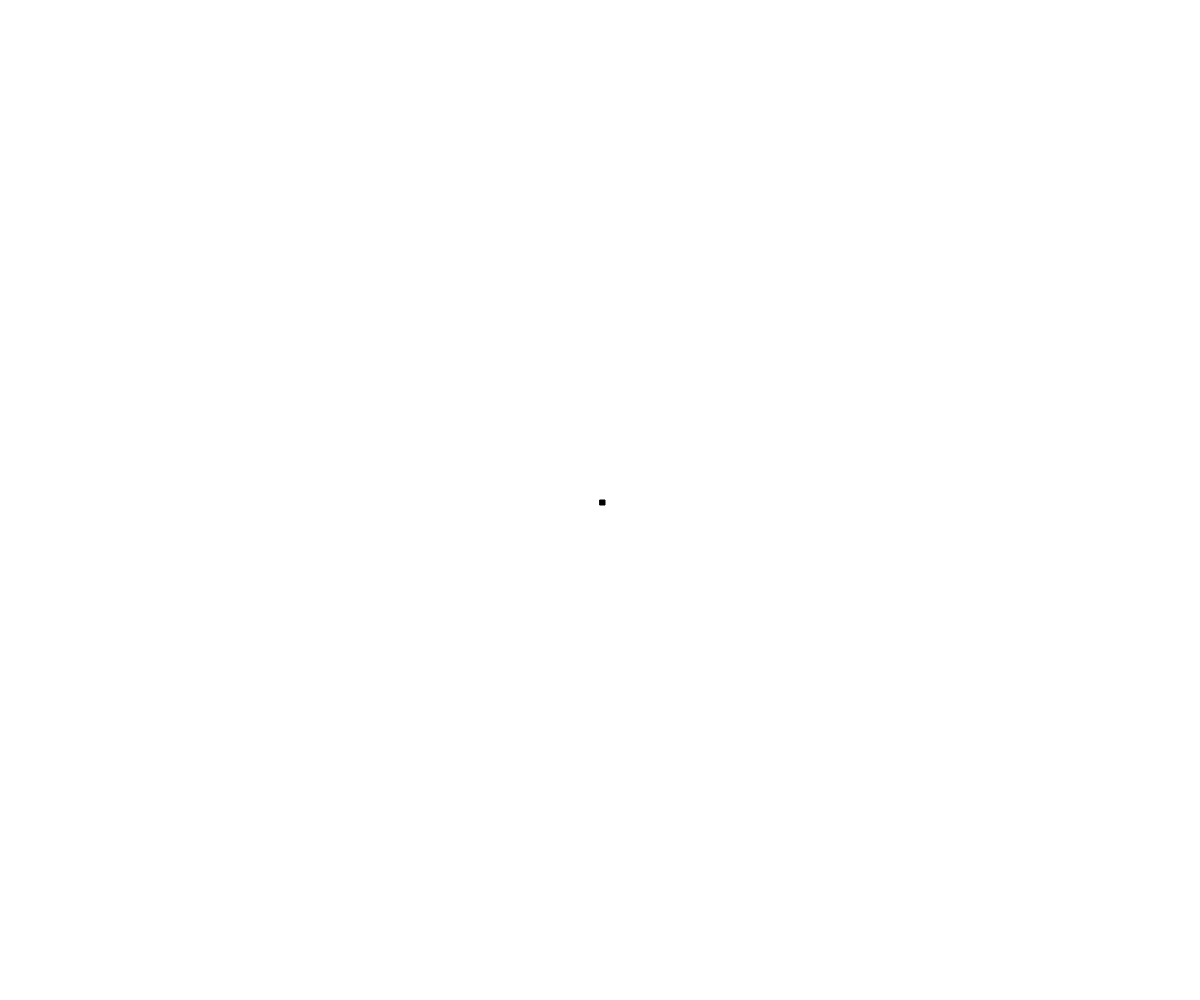
Frame 1 (no input)
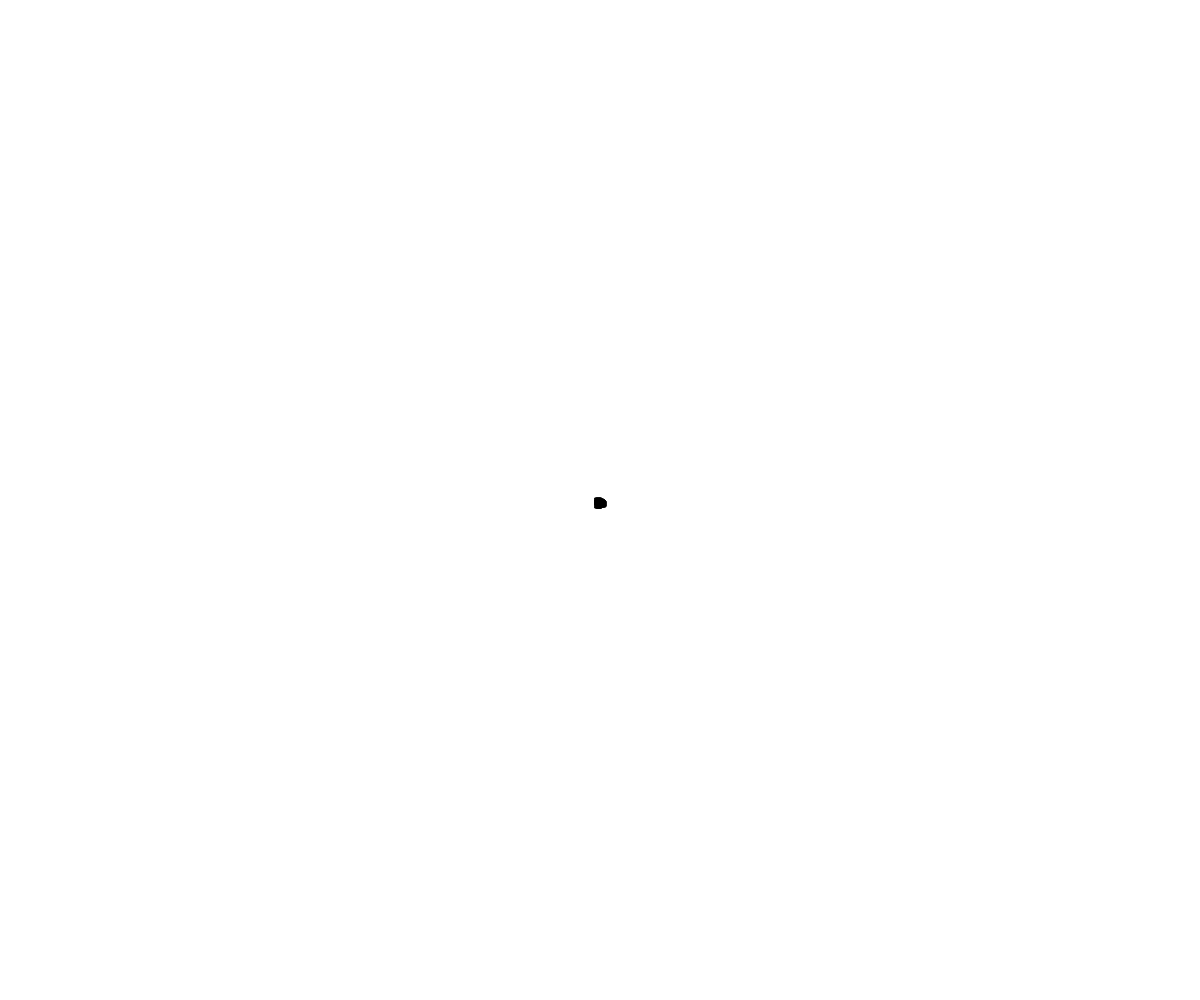
Frame 60 (no input)
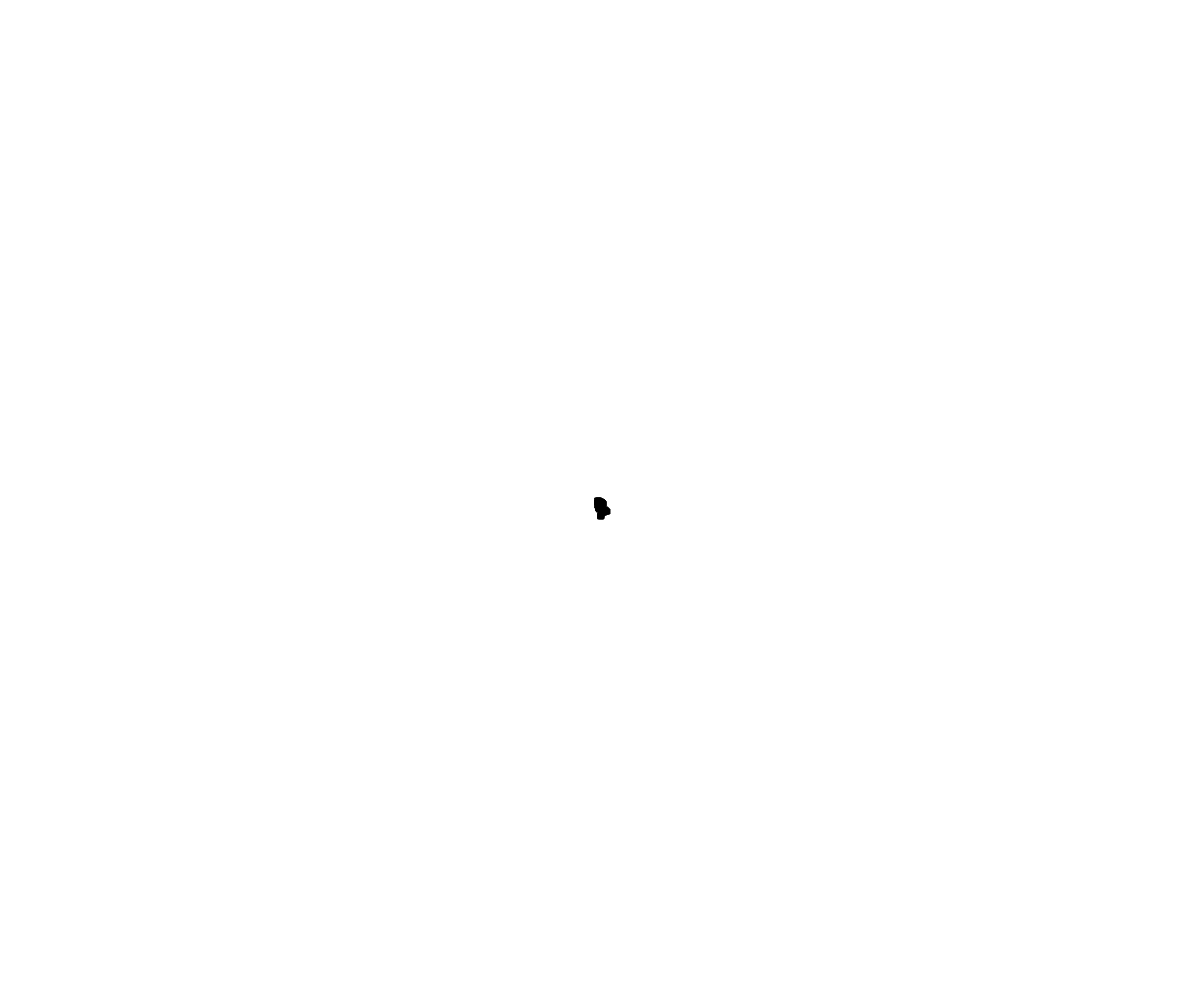
Frame 120 (the mouse pressed at the canvas centre since frame 60)

The p5.js sketch that drew these frames (run headless with seeded random() and noise() and a simulated clock; from frame 60 on, the mouse is pressed at the canvas centre):

// p5.js sketch
// ── sketch.js
// Project Title
// Your Name
// Date
//
// Extra for Experts:
// - describe what you did to take this project "above and beyond"
class Walker {
  constructor(x, y) {
    this.x = x;
    this.y = y;
    this.dx = 1;
    this.dy = 1;
  }

  display() {
    fill(0);
    rect(this.x, this.y, 5, 5);
  }

  update() {
    let seed = floor(random(0, 4));
    if (seed === 0) {
      this.x += this.dx;
    }
    else if (seed === 1) {
      this.x -= this.dx;
    }
    else if (seed === 2) {
      this.y += this.dy;
    }
    else if (seed === 3) {
      this.y -= this.dy;
    }
  }
}

let paul;

function setup() {
  createCanvas(windowWidth, windowHeight);
  paul = new Walker(windowWidth/2, windowHeight/2);
}

function draw() {
  paul.display();
  paul.update();
}
